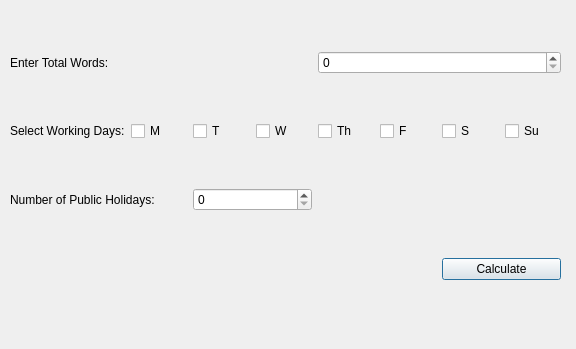
<?xml version="1.0" encoding="UTF-8"?>
<ui version="4.0">
 <class>Dialog</class>
 <widget class="QDialog" name="Dialog">
  <property name="geometry">
   <rect>
    <x>0</x>
    <y>0</y>
    <width>576</width>
    <height>349</height>
   </rect>
  </property>
  <property name="windowTitle">
   <string>Dialog</string>
  </property>
  <widget class="QWidget" name="gridLayoutWidget">
   <property name="geometry">
    <rect>
     <x>10</x>
     <y>10</y>
     <width>551</width>
     <height>311</height>
    </rect>
   </property>
   <layout class="QGridLayout" name="gridLayout">
    <item row="2" column="4">
     <widget class="QCheckBox" name="checkBoxThursday">
      <property name="text">
       <string>Th</string>
      </property>
     </widget>
    </item>
    <item row="2" column="3">
     <widget class="QCheckBox" name="checkBoxWednesday">
      <property name="text">
       <string>W</string>
      </property>
     </widget>
    </item>
    <item row="2" column="2">
     <widget class="QCheckBox" name="checkBoxTuesday">
      <property name="text">
       <string>T</string>
      </property>
     </widget>
    </item>
    <item row="2" column="7">
     <widget class="QCheckBox" name="checkBoxSunday">
      <property name="text">
       <string>Su</string>
      </property>
     </widget>
    </item>
    <item row="2" column="1">
     <widget class="QCheckBox" name="checkBoxMonday">
      <property name="text">
       <string>M</string>
      </property>
     </widget>
    </item>
    <item row="3" column="2" colspan="2">
     <widget class="QSpinBox" name="spinBoxHoliday"/>
    </item>
    <item row="2" column="5">
     <widget class="QCheckBox" name="checkBoxFriday">
      <property name="text">
       <string>F</string>
      </property>
     </widget>
    </item>
    <item row="2" column="6">
     <widget class="QCheckBox" name="checkBoxSaturday">
      <property name="text">
       <string>S</string>
      </property>
     </widget>
    </item>
    <item row="2" column="0">
     <widget class="QLabel" name="labelWorkDays">
      <property name="text">
       <string>Select Working Days:</string>
      </property>
     </widget>
    </item>
    <item row="3" column="0" colspan="2">
     <widget class="QLabel" name="label">
      <property name="text">
       <string>Number of Public Holidays:</string>
      </property>
     </widget>
    </item>
    <item row="0" column="4" colspan="4">
     <widget class="QSpinBox" name="spinBoxWordCount"/>
    </item>
    <item row="0" column="0" colspan="3">
     <widget class="QLabel" name="labelWordCount">
      <property name="text">
       <string>Enter Total Words:</string>
      </property>
     </widget>
    </item>
    <item row="4" column="0" colspan="6">
     <widget class="QLabel" name="labelResult">
      <property name="text">
       <string/>
      </property>
     </widget>
    </item>
    <item row="4" column="6" colspan="2">
     <widget class="QPushButton" name="pushButtonCalculate">
      <property name="text">
       <string>Calculate</string>
      </property>
     </widget>
    </item>
   </layout>
  </widget>
 </widget>
 <resources/>
 <connections/>
</ui>
